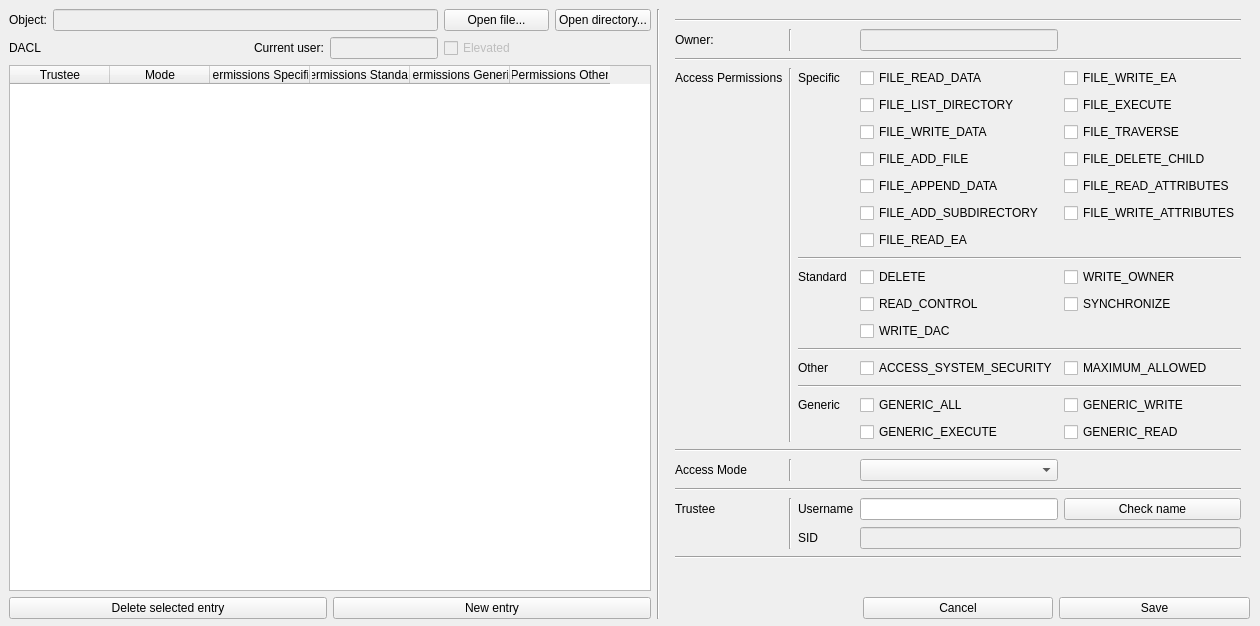
<?xml version="1.0" encoding="UTF-8"?>
<ui version="4.0">
 <class>MainWindow</class>
 <widget class="QMainWindow" name="MainWindow">
  <property name="geometry">
   <rect>
    <x>0</x>
    <y>0</y>
    <width>1260</width>
    <height>626</height>
   </rect>
  </property>
  <property name="sizePolicy">
   <sizepolicy hsizetype="Fixed" vsizetype="Fixed">
    <horstretch>0</horstretch>
    <verstretch>0</verstretch>
   </sizepolicy>
  </property>
  <property name="minimumSize">
   <size>
    <width>1260</width>
    <height>626</height>
   </size>
  </property>
  <property name="maximumSize">
   <size>
    <width>1260</width>
    <height>626</height>
   </size>
  </property>
  <property name="windowTitle">
   <string>ACL Editor</string>
  </property>
  <widget class="QWidget" name="centralwidget">
   <widget class="QWidget" name="gridLayoutWidget">
    <property name="geometry">
     <rect>
      <x>9</x>
      <y>9</y>
      <width>1241</width>
      <height>610</height>
     </rect>
    </property>
    <layout class="QGridLayout" name="gridLayout">
     <item row="0" column="3">
      <widget class="QPushButton" name="pushButton_OpenDirectory">
       <property name="text">
        <string>Open directory...</string>
       </property>
      </widget>
     </item>
     <item row="1" column="2">
      <widget class="QCheckBox" name="checkBox_Elevated">
       <property name="enabled">
        <bool>false</bool>
       </property>
       <property name="text">
        <string>Elevated</string>
       </property>
      </widget>
     </item>
     <item row="0" column="2">
      <widget class="QPushButton" name="pushButton_OpenFile">
       <property name="minimumSize">
        <size>
         <width>105</width>
         <height>0</height>
        </size>
       </property>
       <property name="text">
        <string>Open file...</string>
       </property>
      </widget>
     </item>
     <item row="3" column="6">
      <widget class="QPushButton" name="pushButton_Cancel">
       <property name="text">
        <string>Cancel</string>
       </property>
      </widget>
     </item>
     <item row="1" column="0">
      <widget class="QLabel" name="label_ACL">
       <property name="text">
        <string>DACL</string>
       </property>
      </widget>
     </item>
     <item row="2" column="0" colspan="4">
      <widget class="QTableWidget" name="tableWidget_ACL">
       <property name="editTriggers">
        <set>QAbstractItemView::NoEditTriggers</set>
       </property>
       <property name="selectionMode">
        <enum>QAbstractItemView::SingleSelection</enum>
       </property>
       <property name="selectionBehavior">
        <enum>QAbstractItemView::SelectRows</enum>
       </property>
       <column>
        <property name="text">
         <string>Trustee</string>
        </property>
       </column>
       <column>
        <property name="text">
         <string>Mode</string>
        </property>
       </column>
       <column>
        <property name="text">
         <string>Permissions Specific</string>
        </property>
       </column>
       <column>
        <property name="text">
         <string>Permissions Standard</string>
        </property>
       </column>
       <column>
        <property name="text">
         <string>Permissions Generic</string>
        </property>
       </column>
       <column>
        <property name="text">
         <string>Permissions Other</string>
        </property>
       </column>
      </widget>
     </item>
     <item row="3" column="7">
      <widget class="QPushButton" name="pushButton_Save">
       <property name="text">
        <string>Save</string>
       </property>
      </widget>
     </item>
     <item row="0" column="4" rowspan="4">
      <widget class="Line" name="line_11">
       <property name="orientation">
        <enum>Qt::Vertical</enum>
       </property>
      </widget>
     </item>
     <item row="1" column="1">
      <layout class="QHBoxLayout" name="horizontalLayout_2">
       <item>
        <spacer name="horizontalSpacer">
         <property name="orientation">
          <enum>Qt::Horizontal</enum>
         </property>
         <property name="sizeHint" stdset="0">
          <size>
           <width>40</width>
           <height>20</height>
          </size>
         </property>
        </spacer>
       </item>
       <item>
        <widget class="QLabel" name="label_CurrentUser">
         <property name="text">
          <string>Current user:</string>
         </property>
        </widget>
       </item>
       <item>
        <widget class="QLineEdit" name="lineEdit_CurrentUser">
         <property name="enabled">
          <bool>false</bool>
         </property>
         <property name="sizePolicy">
          <sizepolicy hsizetype="Minimum" vsizetype="Fixed">
           <horstretch>0</horstretch>
           <verstretch>0</verstretch>
          </sizepolicy>
         </property>
         <property name="maxLength">
          <number>256</number>
         </property>
        </widget>
       </item>
      </layout>
     </item>
     <item row="3" column="0" colspan="4">
      <layout class="QHBoxLayout" name="horizontalLayout">
       <item>
        <widget class="QPushButton" name="pushButton_Delete">
         <property name="text">
          <string>Delete selected entry</string>
         </property>
        </widget>
       </item>
       <item>
        <widget class="QPushButton" name="pushButton_New">
         <property name="text">
          <string>New entry</string>
         </property>
        </widget>
       </item>
      </layout>
     </item>
     <item row="0" column="0">
      <widget class="QLabel" name="label_Object">
       <property name="text">
        <string>Object:</string>
       </property>
      </widget>
     </item>
     <item row="0" column="1">
      <widget class="QLineEdit" name="lineEdit_FileName">
       <property name="enabled">
        <bool>false</bool>
       </property>
      </widget>
     </item>
     <item row="0" column="5" rowspan="3" colspan="3">
      <widget class="QWidget" name="widget_Container" native="true">
       <property name="sizePolicy">
        <sizepolicy hsizetype="Minimum" vsizetype="Preferred">
         <horstretch>0</horstretch>
         <verstretch>0</verstretch>
        </sizepolicy>
       </property>
       <layout class="QGridLayout" name="gridLayout_2">
        <item row="22" column="4">
         <widget class="QPushButton" name="pushButton_CheckName">
          <property name="text">
           <string>Check name</string>
          </property>
         </widget>
        </item>
        <item row="18" column="4">
         <widget class="QCheckBox" name="checkBox_GENERIC_READ">
          <property name="toolTip">
           <string>Read access</string>
          </property>
          <property name="text">
           <string>GENERIC_READ</string>
          </property>
         </widget>
        </item>
        <item row="24" column="0" colspan="5">
         <widget class="Line" name="line_10">
          <property name="orientation">
           <enum>Qt::Horizontal</enum>
          </property>
         </widget>
        </item>
        <item row="13" column="3">
         <widget class="QCheckBox" name="checkBox_WRITE_DAC">
          <property name="toolTip">
           <string>Write access to the DACL.</string>
          </property>
          <property name="text">
           <string>WRITE_DAC</string>
          </property>
         </widget>
        </item>
        <item row="7" column="4">
         <widget class="QCheckBox" name="checkBox_FILE_READ_ATTRIBUTES">
          <property name="toolTip">
           <string>Grants the right to read file attributes.</string>
          </property>
          <property name="text">
           <string>FILE_READ_ATTRIBUTES</string>
          </property>
         </widget>
        </item>
        <item row="22" column="2">
         <widget class="QLabel" name="label_Username">
          <property name="text">
           <string>Username</string>
          </property>
         </widget>
        </item>
        <item row="6" column="3">
         <widget class="QCheckBox" name="checkBox_FILE_ADD_FILE">
          <property name="toolTip">
           <string>Grants the right to write data to the file. For a directory, this value grants the right to create a file in the directory.</string>
          </property>
          <property name="text">
           <string>FILE_ADD_FILE</string>
          </property>
         </widget>
        </item>
        <item row="9" column="3">
         <widget class="QCheckBox" name="checkBox_FILE_READ_EA">
          <property name="toolTip">
           <string>Grants the right to read extended attributes.</string>
          </property>
          <property name="text">
           <string>FILE_READ_EA</string>
          </property>
         </widget>
        </item>
        <item row="11" column="2">
         <widget class="QLabel" name="label_Standard">
          <property name="toolTip">
           <string>Standard rights. Contains the object's standard access rights.</string>
          </property>
          <property name="text">
           <string>Standard</string>
          </property>
         </widget>
        </item>
        <item row="16" column="2" colspan="3">
         <widget class="Line" name="line_8">
          <property name="orientation">
           <enum>Qt::Horizontal</enum>
          </property>
         </widget>
        </item>
        <item row="7" column="3">
         <widget class="QCheckBox" name="checkBox_FILE_APPEND_DATA">
          <property name="toolTip">
           <string>Grants the right to append data to the file. For a directory, this value grants the right to create a subdirectory.</string>
          </property>
          <property name="text">
           <string>FILE_APPEND_DATA</string>
          </property>
         </widget>
        </item>
        <item row="21" column="0" colspan="5">
         <widget class="Line" name="line_4">
          <property name="orientation">
           <enum>Qt::Horizontal</enum>
          </property>
         </widget>
        </item>
        <item row="23" column="3" colspan="2">
         <widget class="QLineEdit" name="lineEdit_SID">
          <property name="enabled">
           <bool>false</bool>
          </property>
         </widget>
        </item>
        <item row="4" column="3">
         <widget class="QCheckBox" name="checkBox_FILE_LIST_DIRECTORY">
          <property name="toolTip">
           <string>Grants the right to read data from the file. For a directory, this value grants the right to list the contents of the directory.</string>
          </property>
          <property name="text">
           <string>FILE_LIST_DIRECTORY</string>
          </property>
         </widget>
        </item>
        <item row="15" column="3">
         <widget class="QCheckBox" name="checkBox_ACCESS_SYSTEM_SECURITY">
          <property name="toolTip">
           <string>Access system security (ACCESS_SYSTEM_SECURITY). It is used to indicate access to a system access control list (SACL). This type of access requires the calling process to have the SE_SECURITY_NAME (Manage auditing and security log) privilege. If this flag is set in the access mask of an audit access ACE (successful or unsuccessful access), the SACL access will be audited.</string>
          </property>
          <property name="text">
           <string>ACCESS_SYSTEM_SECURITY</string>
          </property>
         </widget>
        </item>
        <item row="3" column="2">
         <widget class="QLabel" name="label_Specific">
          <property name="toolTip">
           <string>Specific rights. Contains the access mask specific to the object type associated with the mask (HERE - for a file or directory).</string>
          </property>
          <property name="text">
           <string>Specific</string>
          </property>
         </widget>
        </item>
        <item row="0" column="0" colspan="5">
         <widget class="Line" name="line_9">
          <property name="orientation">
           <enum>Qt::Horizontal</enum>
          </property>
         </widget>
        </item>
        <item row="8" column="4">
         <widget class="QCheckBox" name="checkBox_FILE_WRITE_ATTRIBUTES">
          <property name="toolTip">
           <string>Grants the right to change file attributes.</string>
          </property>
          <property name="text">
           <string>FILE_WRITE_ATTRIBUTES</string>
          </property>
         </widget>
        </item>
        <item row="17" column="4">
         <widget class="QCheckBox" name="checkBox_GENERIC_WRITE">
          <property name="toolTip">
           <string>Write access</string>
          </property>
          <property name="text">
           <string>GENERIC_WRITE</string>
          </property>
         </widget>
        </item>
        <item row="20" column="3">
         <widget class="QComboBox" name="comboBox_AccessMode">
          <property name="toolTip">
           <string>GRANT_ACCESS		- Indicates an ACCESS_ALLOWED_ACE structure. The new ACE combines the specified rights with any existing allowed or denied rights of the trustee.
SET_ACCESS		- Indicates an ACCESS_ALLOWED_ACEstructure that allows the specified rights. On input, this value discards any existing access control information for the trustee.
DENY_ACCESS		- Indicates an ACCESS_DENIED_ACEstructure that denies the specified rights. On input, this value denies the specified rights in addition to any currently denied rights of the trustee.
REVOKE_ACCESS	- Indicates that all existing ACCESS_ALLOWED_ACE or SYSTEM_AUDIT_ACE structures for the specified trustee are removed.</string>
          </property>
          <item>
           <property name="text">
            <string/>
           </property>
          </item>
          <item>
           <property name="text">
            <string>GRANT_ACCESS</string>
           </property>
          </item>
          <item>
           <property name="text">
            <string>SET_ACCESS</string>
           </property>
          </item>
          <item>
           <property name="text">
            <string>DENY_ACCESS</string>
           </property>
          </item>
          <item>
           <property name="text">
            <string>REVOKE_ACCESS</string>
           </property>
          </item>
         </widget>
        </item>
        <item row="18" column="3">
         <widget class="QCheckBox" name="checkBox_GENERIC_EXECUTE">
          <property name="toolTip">
           <string>Execute access</string>
          </property>
          <property name="text">
           <string>GENERIC_EXECUTE</string>
          </property>
         </widget>
        </item>
        <item row="20" column="1">
         <widget class="Line" name="line_3">
          <property name="orientation">
           <enum>Qt::Vertical</enum>
          </property>
         </widget>
        </item>
        <item row="8" column="3">
         <widget class="QCheckBox" name="checkBox_FILE_ADD_SUBDIRECTORY">
          <property name="toolTip">
           <string>Grants the right to append data to the file. For a directory, this value grants the right to create a subdirectory.</string>
          </property>
          <property name="text">
           <string>FILE_ADD_SUBDIRECTORY</string>
          </property>
         </widget>
        </item>
        <item row="5" column="3">
         <widget class="QCheckBox" name="checkBox_FILE_WRITE_DATA">
          <property name="toolTip">
           <string>Grants the right to write data to the file.</string>
          </property>
          <property name="text">
           <string>FILE_WRITE_DATA</string>
          </property>
         </widget>
        </item>
        <item row="1" column="3">
         <widget class="QLineEdit" name="lineEdit_Owner">
          <property name="enabled">
           <bool>false</bool>
          </property>
         </widget>
        </item>
        <item row="3" column="1" rowspan="16">
         <widget class="Line" name="line">
          <property name="orientation">
           <enum>Qt::Vertical</enum>
          </property>
         </widget>
        </item>
        <item row="17" column="3">
         <widget class="QCheckBox" name="checkBox_GENERIC_ALL">
          <property name="toolTip">
           <string>All possible access rights</string>
          </property>
          <property name="text">
           <string>GENERIC_ALL</string>
          </property>
         </widget>
        </item>
        <item row="14" column="2" colspan="3">
         <widget class="Line" name="line_7">
          <property name="orientation">
           <enum>Qt::Horizontal</enum>
          </property>
         </widget>
        </item>
        <item row="5" column="4">
         <widget class="QCheckBox" name="checkBox_FILE_TRAVERSE">
          <property name="toolTip">
           <string>Grants the right to execute a file. For a directory, the directory can be traversed.</string>
          </property>
          <property name="text">
           <string>FILE_TRAVERSE</string>
          </property>
         </widget>
        </item>
        <item row="1" column="1">
         <widget class="Line" name="line_13">
          <property name="orientation">
           <enum>Qt::Vertical</enum>
          </property>
         </widget>
        </item>
        <item row="11" column="4">
         <widget class="QCheckBox" name="checkBox_WRITE_OWNER">
          <property name="toolTip">
           <string>Write access to owner.</string>
          </property>
          <property name="text">
           <string>WRITE_OWNER</string>
          </property>
         </widget>
        </item>
        <item row="15" column="4">
         <widget class="QCheckBox" name="checkBox_MAXIMUM_ALLOWED">
          <property name="text">
           <string>MAXIMUM_ALLOWED</string>
          </property>
         </widget>
        </item>
        <item row="4" column="4">
         <widget class="QCheckBox" name="checkBox_FILE_EXECUTE">
          <property name="toolTip">
           <string>Grants the right to execute a file.</string>
          </property>
          <property name="text">
           <string>FILE_EXECUTE</string>
          </property>
         </widget>
        </item>
        <item row="19" column="0" colspan="5">
         <widget class="Line" name="line_2">
          <property name="orientation">
           <enum>Qt::Horizontal</enum>
          </property>
         </widget>
        </item>
        <item row="3" column="3">
         <widget class="QCheckBox" name="checkBox_FILE_READ_DATA">
          <property name="toolTip">
           <string>Grants the right to read data from the file.</string>
          </property>
          <property name="text">
           <string>FILE_READ_DATA</string>
          </property>
         </widget>
        </item>
        <item row="2" column="0" colspan="5">
         <widget class="Line" name="line_12">
          <property name="orientation">
           <enum>Qt::Horizontal</enum>
          </property>
         </widget>
        </item>
        <item row="1" column="0">
         <widget class="QLabel" name="label_2">
          <property name="text">
           <string>Owner:</string>
          </property>
         </widget>
        </item>
        <item row="22" column="1" rowspan="2">
         <widget class="Line" name="line_5">
          <property name="orientation">
           <enum>Qt::Vertical</enum>
          </property>
         </widget>
        </item>
        <item row="11" column="3">
         <widget class="QCheckBox" name="checkBox_DELETE">
          <property name="toolTip">
           <string>Delete access.</string>
          </property>
          <property name="text">
           <string>DELETE</string>
          </property>
         </widget>
        </item>
        <item row="3" column="4">
         <widget class="QCheckBox" name="checkBox_FILE_WRITE_EA">
          <property name="toolTip">
           <string>Grants the right to write extended attributes.</string>
          </property>
          <property name="text">
           <string>FILE_WRITE_EA</string>
          </property>
         </widget>
        </item>
        <item row="22" column="3">
         <widget class="QLineEdit" name="lineEdit_Username"/>
        </item>
        <item row="20" column="0">
         <widget class="QLabel" name="label_AccessMode">
          <property name="toolTip">
           <string>GRANT_ACCESS		- Indicates an ACCESS_ALLOWED_ACE structure. The new ACE combines the specified rights with any existing allowed or denied rights of the trustee.
SET_ACCESS		- Indicates an ACCESS_ALLOWED_ACEstructure that allows the specified rights. On input, this value discards any existing access control information for the trustee.
DENY_ACCESS		- Indicates an ACCESS_DENIED_ACEstructure that denies the specified rights. On input, this value denies the specified rights in addition to any currently denied rights of the trustee.
REVOKE_ACCESS	- Indicates that all existing ACCESS_ALLOWED_ACE or SYSTEM_AUDIT_ACE structures for the specified trustee are removed.</string>
          </property>
          <property name="text">
           <string>Access Mode</string>
          </property>
         </widget>
        </item>
        <item row="6" column="4">
         <widget class="QCheckBox" name="checkBox_FILE_DELETE_CHILD">
          <property name="toolTip">
           <string>Grants the right to delete a directory and all the files it contains (its children), even if the files are read-only.</string>
          </property>
          <property name="text">
           <string>FILE_DELETE_CHILD</string>
          </property>
         </widget>
        </item>
        <item row="17" column="2">
         <widget class="QLabel" name="label">
          <property name="toolTip">
           <string>You can use generic access rights to specify the type of access you need when you are opening a handle to an object. This is typically simpler than specifying all the corresponding standard and specific rights.</string>
          </property>
          <property name="text">
           <string>Generic</string>
          </property>
         </widget>
        </item>
        <item row="12" column="4">
         <widget class="QCheckBox" name="checkBox_SYNCHRONIZE">
          <property name="toolTip">
           <string>Synchronize access.</string>
          </property>
          <property name="text">
           <string>SYNCHRONIZE</string>
          </property>
         </widget>
        </item>
        <item row="12" column="3">
         <widget class="QCheckBox" name="checkBox_READ_CONTROL">
          <property name="toolTip">
           <string>Read access to the owner, group, and discretionary access control list (DACL) of the security descriptor.</string>
          </property>
          <property name="text">
           <string>READ_CONTROL</string>
          </property>
         </widget>
        </item>
        <item row="3" column="0">
         <widget class="QLabel" name="label_AccessPermissions">
          <property name="text">
           <string>Access Permissions</string>
          </property>
         </widget>
        </item>
        <item row="23" column="2">
         <widget class="QLabel" name="label_SID">
          <property name="text">
           <string>SID</string>
          </property>
         </widget>
        </item>
        <item row="22" column="0">
         <widget class="QLabel" name="label_Trustee">
          <property name="text">
           <string>Trustee</string>
          </property>
         </widget>
        </item>
        <item row="15" column="2">
         <widget class="QLabel" name="label_Other">
          <property name="text">
           <string>Other</string>
          </property>
         </widget>
        </item>
        <item row="10" column="2" colspan="3">
         <widget class="Line" name="line_6">
          <property name="orientation">
           <enum>Qt::Horizontal</enum>
          </property>
         </widget>
        </item>
       </layout>
      </widget>
     </item>
    </layout>
   </widget>
  </widget>
 </widget>
 <resources/>
 <connections/>
</ui>
